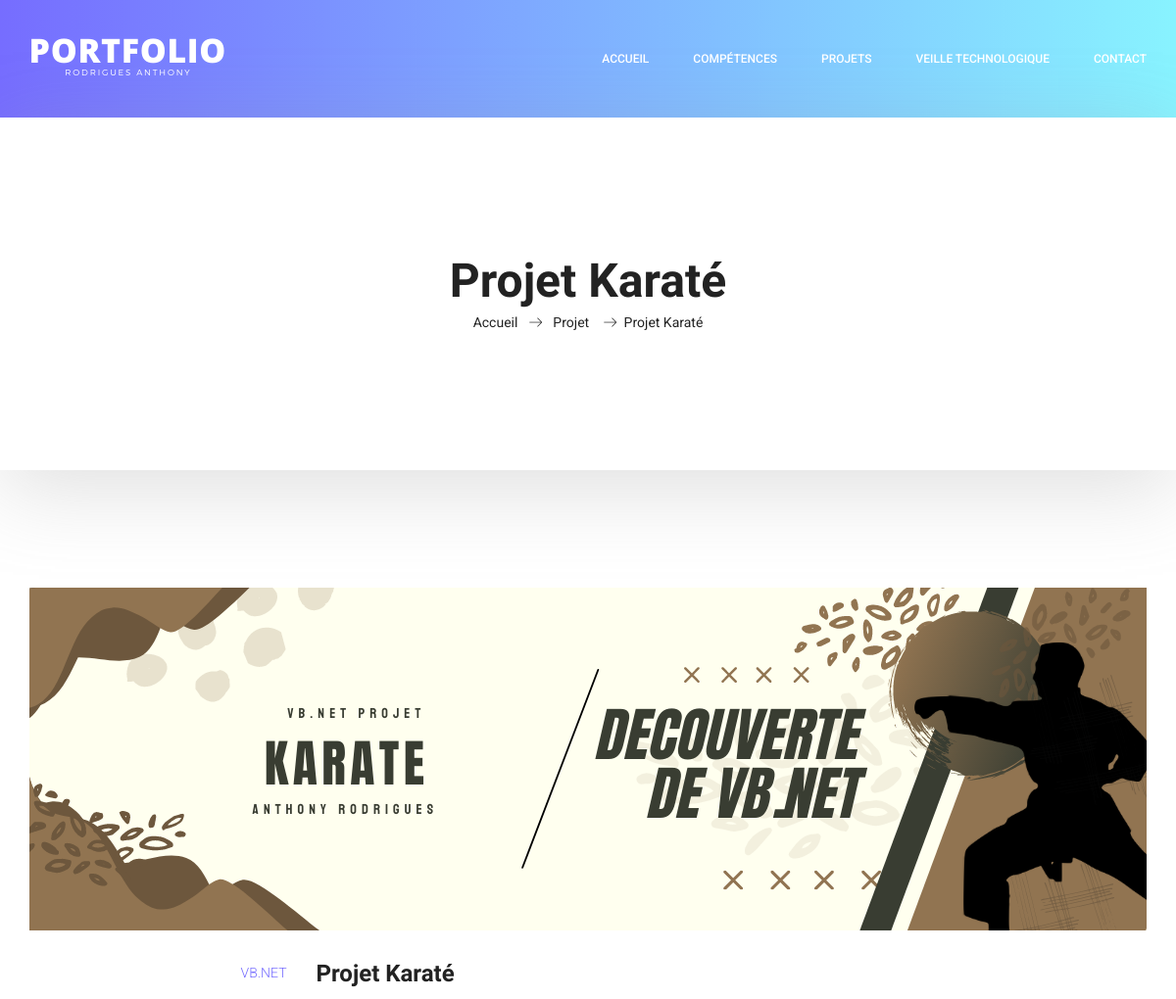
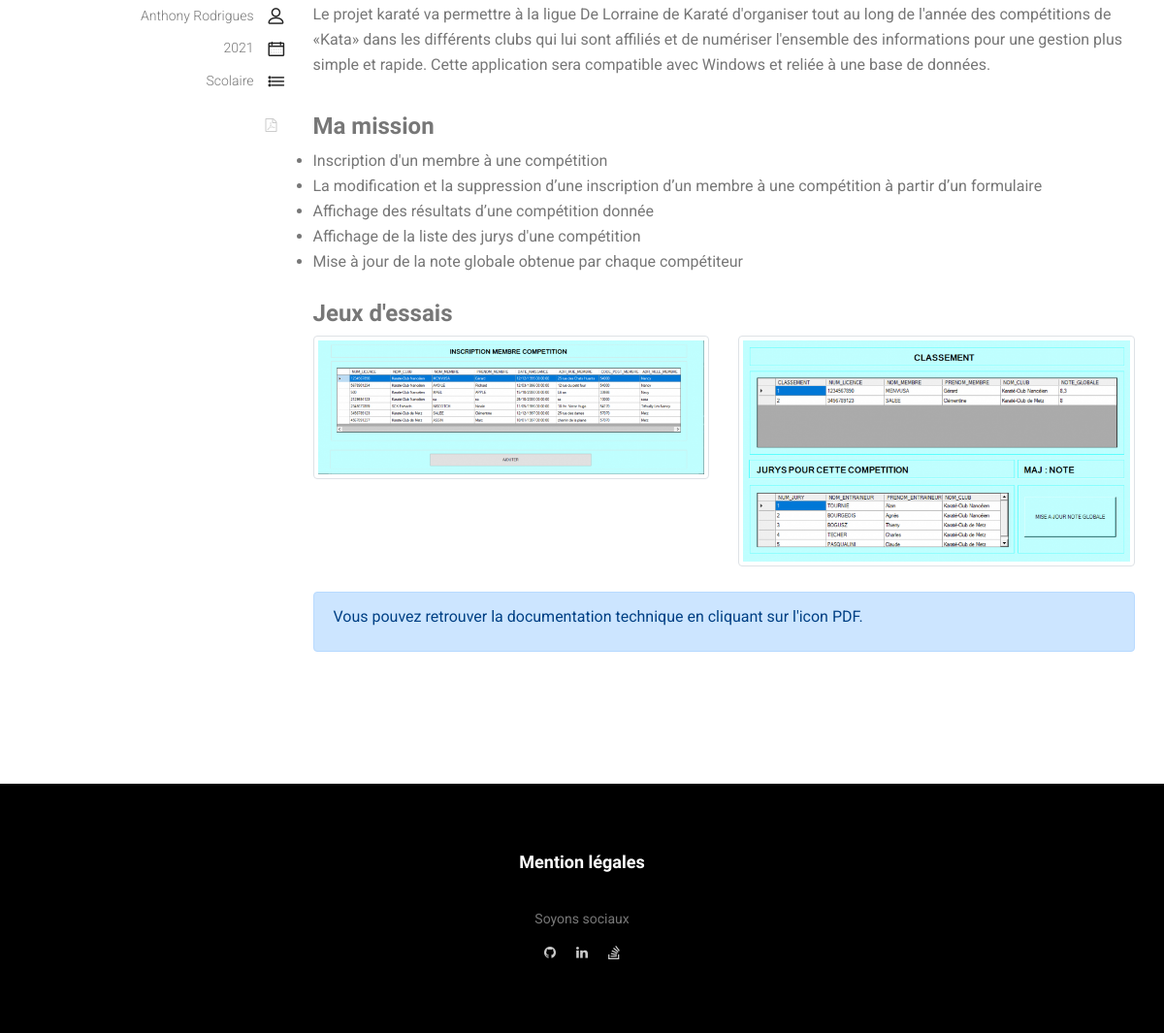
The page /detail-projet.php/competences.php?id=1 on the database its author committed (2 pictures, top to bottom).
### tables this page shows
CREATE TABLE `projet` (
  `id` int(11) NOT NULL,
  `nom` varchar(255) NOT NULL,
  `date` varchar(255) NOT NULL,
  `pdf` varchar(255) NOT NULL,
  `image` varchar(255) NOT NULL,
  `couverture` varchar(255) NOT NULL,
  `categorie` varchar(255) NOT NULL,
  `forindex` int(11) DEFAULT NULL,
  `content` longtext NOT NULL,
  `language_use` varchar(255) DEFAULT NULL,
  `git_lien` varchar(255) DEFAULT NULL
);

### config/functions.php (called while the page is built, shortened)
<?php
function getProjetById($id)
{
    $bd = bdd();
    $getProjet = $bd->prepare("SELECT * FROM projet WHERE id = ?");
    $getProjet->execute(array($id));
    $result = $getProjet->fetch(PDO::FETCH_OBJ);
    return $result;
}

### detail-projet.php (the view)
<!doctype html>
<html lang="fr">
<?php
include 'inc/menu.php';
include 'config/functions.php';
if (isset($_GET['id'])) {
    $projet = getProjetById($_GET['id']);
} else {
    header('Location : index.php');
}
?>
<section class="banner_area">
    <div class="box_1620">
        <div class="banner_inner d-flex align-items-center">
            <div class="container">
                <div class="banner_content text-center">
                    <h2><?= $projet->nom ?></h2>
                    <div class="page_link">
                        <a href="index.php">Accueil</a>
                        <a href="projets.php">Projet </a>
                        <a href="detail-projet.php/" . <?= $projet->id ?>><?= $projet->nom ?></a>
                    </div>
                </div>
            </div>
        </div>
    </div>
</section>
<section class="blog_area single-post-area p_120">
    <div class="container">
        <div class="row">
            <div class="col-lg-12 posts-list">
                <div class="single-post row">
                    <div class="col-lg-12">
                        <div class="feature-img">
                            <img class="img-fluid" src="./img/img-couverture/<?= $projet->couverture ?>" width="1140px" height="350px" alt="">
                        </div>
                    </div>
                    <div class="col-lg-3 col-md-3">
                        <div class="blog_info text-right">
                            <div class="post_tag">
                                <a class="active"><?= $projet->language_use ?></a>
                            </div>
                            <ul class="blog_meta list">
                                <li><a>Anthony Rodrigues<i class="lnr lnr-user"></i></a></li>
                                <li><a><?= $projet->date ?><i class="lnr lnr-calendar-full"></i></a></li>
                                <li><a><?= $projet->categorie ?><i class="lnr lnr-list"></i></a></li>
                            </ul>
                            <ul class="social-links">
                                <?php if(!is_null($projet->git_lien)){ ?>
                                <li><a href="<?= $projet->git_lien ?>"><i class="fa fa-github"></i></a></li>
                                <?php } if($projet->pdf != null){ ?>
                                <li><a href="./<?= $projet->pdf ?>"><i class="fa fa-file-pdf-o"></i></a></li>
                                <?php } ?>
                            </ul>
                        </div>
                    </div>
                    <div class="col-lg-9 col-md-9 blog_details">
                        <h2><?= $projet->nom ?></h2>
                        <p class="excert">
                        <?= $projet->content ?>
                    </div>
                </div>
            </div>
        </div>
    </div>
</section>
<?php include 'inc/footer.php'; ?>
</html>

### inc/menu.php (shortened to what this page needs)
<head>
	<link rel="stylesheet" href="css/bootstrap.css">
	<link rel="stylesheet" href="vendors/linericon/style.css">
	<link rel="stylesheet" href="css/font-awesome.min.css">
	<link rel="stylesheet" href="vendors/owl-carousel/owl.carousel.min.css">
	<link rel="stylesheet" href="vendors/nice-select/css/nice-select.css">
	<link rel="stylesheet" href="vendors/animate-css/animate.css">
	<link rel="stylesheet" href="vendors/popup/magnific-popup.css">
	<link rel="stylesheet" href="vendors/flaticon/flaticon.css">
	<link rel="stylesheet" href="css/style.css">
	<link rel="stylesheet" href="css/responsive.css">
</head>
<body>
<header class="header_area">
		<div class="main_menu">
			<nav class="navbar navbar-expand-lg navbar-light">
				<div class="container box_1620">
					<a class="navbar-php logo_h" href="index.php"><img src="img/logo.png" alt=""></a>
					<div class="collapse navbar-collapse offset" id="navbarSupportedContent">
						<ul class="nav navbar-nav menu_nav ml-auto">
							<li class="nav-item active"><a class="nav-link" href="index.php">Accueil</a></li>
							<li class="nav-item"><a class="nav-link" href="competences.php">Compétences</a></li>
                            <li class="nav-item"><a class="nav-link" href="projets.php">Projets</a></li>
							<li class="nav-item"><a class="nav-link" href="veille-technologique.php">Veille Technologique</a></li>
							<li class="nav-item"><a class="nav-link" href="contact.php">Contact</a></li>
						</ul>
					</div>
				</div>
			</nav>
		</div>
	</header>

### inc/footer.php (shortened to what this page needs)
<footer class="footer_area p_70">
		<div class="container" align="center">
			<aside class="f_widget social_widget">
				<div class="f_title">
					<h3><a style="text-decoration: none; color: white;" href="./mention-legales.php">Mention légales</a></h3>
				</div>
				<p>Soyons sociaux</p>
				<ul class="list">
					<li><a href="https://github.com/gwentey"><i class="fa fa-github"></i></a></li>
					<li><a href="https://www.linkedin.com/in/anthony-rodrigues-dev/"><i class="fa fa-linkedin"></i></a></li>
					<li><a href="https://stackoverflow.com/users/12607493/gwentey"><i class="fa fa-stack-overflow"></i></a></li>
				</ul>
			</aside>
		</div>
	</footer>
	</body>

### css/style.css (style rules this page uses)
.list { list-style: none; margin: 0px; padding: 0px; }
a { text-decoration: none; transition: all 0.3s ease-in-out; }
body { line-height: 26px; font-size: 16px; font-family: "Roboto", sans-serif; font-weight: normal; color: #777777; }
h1, h2, h3, h4, h5, h6 { font-family: "Heebo", sans-serif; font-weight: bold; }
.p_120 { padding-top: 120px; padding-bottom: 120px; }
.p_70 { padding-top: 70px; padding-bottom: 70px; }
@media (min-width: 1200px) { .container { max-width: 1170px; } }
.header_area { position: absolute; width: 100%; top: 0; left: 0; z-index: 99; transition: background 0.4s, all 0.3s linear; }
.header_area .navbar { background: transparent; padding: 0px; border: 0px; border-radius: 0px; }
.header_area .navbar .nav .nav-item { margin-right: 45px; }
.header_area .navbar .nav .nav-item .nav-link { font: 500 12px/120px "Roboto", sans-serif; text-transform: uppercase; color: #fff; padding: 0px; display: inline-block; }
.header_area .navbar .nav .nav-item .nav-link:after { display: none; }
.header_area .navbar .nav .nav-item:hover .nav-link, .header_area .navbar .nav .nav-item.active .nav-link { color: #fff; }
.header_area .navbar .nav .nav-item:last-child { margin-right: 0px; }
.banner_area { position: relative; z-index: 1; min-height: 350px; background-image: -moz-linear-gradient(0deg, #766dff 0%, #88f3ff 100%); background-image: -webkit-linear-gradient(0deg, #766dff 0%, #88f3ff 100%); background-image: -ms-linear-gradient(0deg, #766dff 0%, #88f3ff 100%); margin-bottom: 120px; }
.banner_area .box_1620 { background: #fff; min-height: 360px; border-radius: 12px; position: relative; bottom: -120px; box-shadow: 0px 20px 80px 0px rgba(153, 153, 153, 0.3); }
.banner_area .banner_inner { position: relative; overflow: hidden; width: 100%; min-height: 360px; z-index: 1; }
.banner_area .banner_inner .banner_content h2 { color: #222222; font-size: 48px; font-family: "Heebo", sans-serif; margin-bottom: 0px; font-weight: bold; }
.banner_area .banner_inner .banner_content .page_link a { font-size: 14px; color: #222222; font-family: "Roboto", sans-serif; margin-right: 32px; position: relative; }
.banner_area .banner_inner .banner_content .page_link a:before { content: "\e87a"; font-family: "Linearicons-Free"; position: absolute; right: -25px; top: 50%; transform: translateY(-50%); }
.banner_area .banner_inner .banner_content .page_link a:last-child { margin-right: 0px; }
.banner_area .banner_inner .banner_content .page_link a:last-child:before { display: none; }
.blog_info { padding-top: 30px; }
.blog_info .post_tag { padding-bottom: 20px; }
.blog_info .post_tag a { font: 300 14px/21px "Roboto", sans-serif; color: #222222; }
.blog_info .post_tag a.active { color: #766dff; }
.blog_info .blog_meta li a { font: 300 14px/20px "Roboto", sans-serif; color: #777777; vertical-align: middle; padding-bottom: 12px; display: inline-block; }
.blog_info .blog_meta li a i { color: #222222; font-size: 16px; font-weight: 600; padding-left: 15px; line-height: 20px; vertical-align: middle; }
.blog_details { padding-top: 20px; }
.blog_details h2 { font-size: 24px; line-height: 36px; color: #222222; font-weight: 600; transition: all 0.3s linear; }
.blog_details p { margin-bottom: 26px; }
.single-post-area .social-links { padding-top: 10px; }
.single-post-area .social-links li { display: inline-block; margin-bottom: 10px; }
.single-post-area .social-links li a { color: #cccccc; padding: 7px; font-size: 14px; transition: all 0.2s linear; }
.single-post-area .blog_details { padding-top: 26px; }
.single-post-area .blog_details p { margin-bottom: 10px; }
h2 { font-size: 30px; }
h3 { font-size: 24px; }
.footer_area { background: #000; }
.f_title { margin-bottom: 35px; }
.f_title h3 { color: #fff; font-size: 18px; font-weight: bold; font-family: "Heebo", sans-serif; margin-bottom: 0px; }
.social_widget p { font-size: 14px; line-height: 24px; font-family: "Roboto", sans-serif; color: #777777; margin-bottom: 10px; }
.social_widget .list li { margin-right: 17px; display: inline-block; }
.social_widget .list li a { color: #cccccc; font-size: 14px; transition: all 300ms linear 0s; }
.social_widget .list li:last-child { margin-right: 0px; }

### css/responsive.css (style rules this page uses)
@media (max-width:1619px) { .banner_area .box_1620 { border-radius: 0px; } }

### rows shown on the page
projet: nom "Projet Karaté", couverture (picture), language_use "VB.NET", date "2021", categorie "Scolaire", content "Le projet karaté va permettre à la ligue De Lorraine de Karaté d'organiser tout au long de l'année des compétitions de «Kata» dans les différents clubs qui lui sont affiliés et de numériser l'ensemble des informations pour une gestion plus simple et rapide. Cette application sera compatible avec Windows et reliée à une base de données. Ma mission Inscription d'un membre à une compétition La modification et la suppression d’une inscription d’un membre à une compétition à partir d’un formulaire Affichage des résultats d’une compétition donnée Affichage de la liste des jurys d'une compétition Mise à jour de la note globale obtenue par chaque compétiteur Jeux d'essais Vous pouvez retrouver la…", content (picture)
